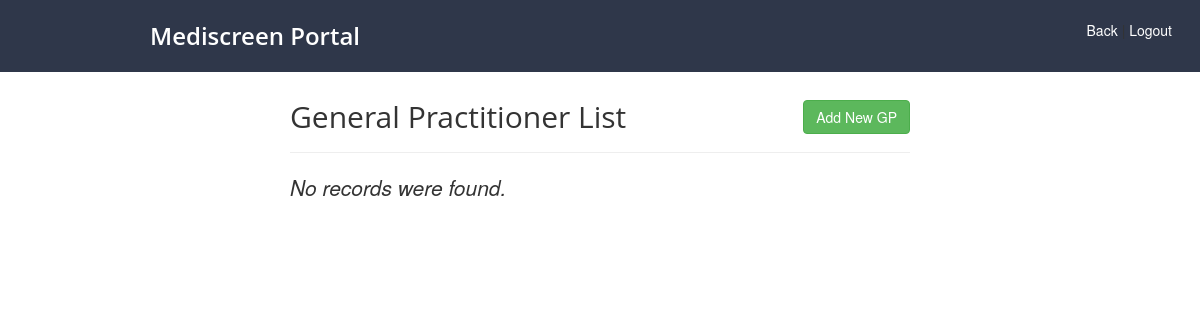
/scripts/ops/gp/list.php, run on an earlier commit of the app's database.
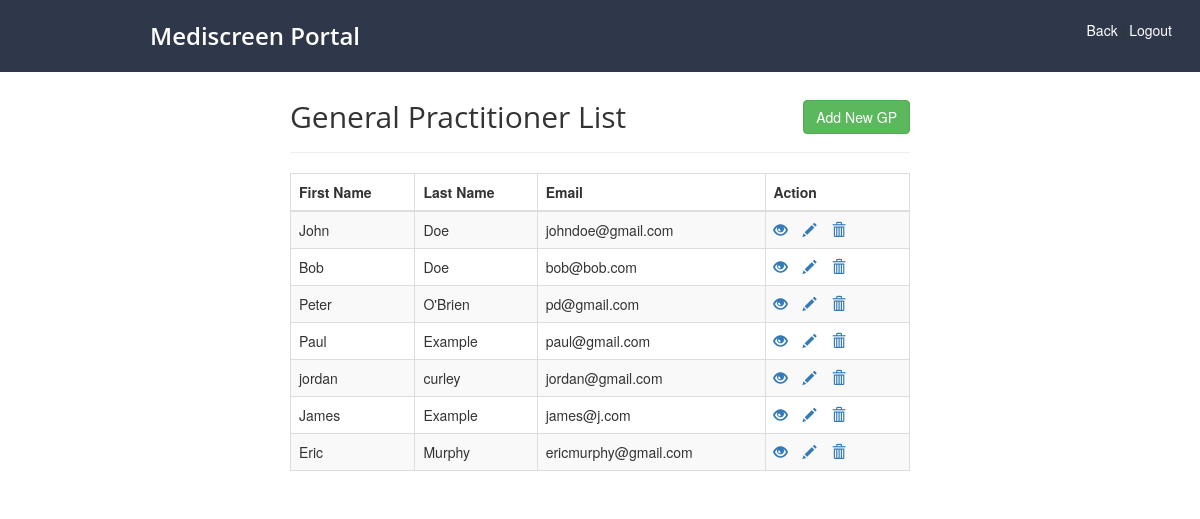
And on a later commit of the database.
### tables this page shows
CREATE TABLE `gp` (
  `first_name` varchar(255) NOT NULL,
  `last_name` varchar(255) NOT NULL,
  `phone_no` int(255) NOT NULL,
  `address1` varchar(255) NOT NULL,
  `address2` varchar(255) NOT NULL,
  `address3` varchar(255) NOT NULL,
  `email` varchar(255) NOT NULL,
  `password` varchar(255) NOT NULL
);

### scripts/ops/gp/list.php (the view, shortened to what this page needs)
<!DOCTYPE html>
<html lang="en">
<head>
    <link rel="stylesheet" href="https://maxcdn.bootstrapcdn.com/bootstrap/3.3.7/css/bootstrap.css">
	<link rel="stylesheet" href="/website/scripts/navstyle.css">
</head>
<body>
	<nav class="navbar2">
			<h1><a id="title" href="/website/dashboard.php">Mediscreen Portal</a></h1>
			<div class="nav">
			<ul class="re-log">
				<a href="#" onclick="history.go(-1)">Back</a> |
				<a href="scripts/logout.php">Logout</a>
			</ul>
			</div>
	</nav>
    <div class="wrapper">
        <div class="container-fluid">
            <div class="row">
                <div class="col-md-12">
                    <div class="page-header clearfix" style="margin-top: 10rem;">
                        <h2 class="pull-left">General Practitioner List</h2>
                        <a href="create.php" class="btn btn-success pull-right">Add New GP</a>
                    </div>
                    <?php
                    require_once __DIR__ . "/../../config.php";
                    $sql = "SELECT * FROM gp";
                    if($result = mysqli_query($conn, $sql)){
                        if(mysqli_num_rows($result) > 0){
                            echo "<table class='table table-bordered table-striped'>";
                                echo "<thead>";
                                    echo "<tr>";
                                        echo "<th>First Name</th>";
                                        echo "<th>Last Name</th>";
										echo "<th>Email</th>";
                                        echo "<th>Action</th>";
                                    echo "</tr>";
                                echo "</thead>";
                                echo "<tbody>";
                                while($row = mysqli_fetch_array($result)){
                                    echo "<tr>";
                                        echo "<td>" . $row['first_name'] . "</td>";
                                        echo "<td>" . $row['last_name'] . "</td>";
										echo "<td>" . $row['email'] . "</td>";
                                        echo "<td>";
                                            echo "<a href='read.php?email=". $row['email'] ."' title='View Record' data-toggle='tooltip'><span class='glyphicon glyphicon-eye-open'></span></a>";
                                            echo "<a href='update.php?email=". $row['email'] ."' title='Update Record' data-toggle='tooltip'><span class='glyphicon glyphicon-pencil'></span></a>";
                                            echo "<a href='delete.php?email=". $row['email'] ."' title='Delete Record' data-toggle='tooltip'><span class='glyphicon glyphicon-trash'></span></a>";
                                        echo "</td>";
                                    echo "</tr>";
                                }
                                echo "</tbody>";
                            echo "</table>";
                        } else{
                            echo "<p class='lead'><em>No records were found.</em></p>";
                        }
                    } else{
                        echo "ERROR: Could not able to execute $sql. " . mysqli_error($conn);
                    }
                    ?>
                </div>
            </div>
        </div>
    </div>
</body>
</html>

### scripts/navstyle.css (style rules this page uses)
.navbar2 { padding: 20px 20px 20px 150px; width: 100%; height: auto; background-color: #2F374A; overflow: auto; margin: 0; position: fixed; }
.navbar1 h1, .navbar2 h1 { font-family: 'Open Sans', sans-serif; font-size: 24px; font-style: normal; font-weight: 600; letter-spacing: normal; line-height: 32.2px; text-transform: none; color: #FFFFFF; }
.navbar1 a, .navbar2 a { text-decoration: none; color: white; }
ul, li { list-style-type: none; display: inline; text-align: center; padding-top: 5px; margin: 8px; }
.nav { float: right; display: inline-block; }
h1, .nav-links, .login { display: inline-block; margin: 0; }
h2 { font-family: 'Open Sans', sans-serif; }

### scripts/ops/gp/list.php (style rules this page uses)
.wrapper { width: 650px; margin: 0 auto; }
.page-header h2 { margin-top: 0; }
table tr td:last-child a { margin-right: 15px; }

What changed in the data, as far as the page shows it:
added gp: first_name "John", last_name "Doe", email "johndoe@gmail.com"
added gp: first_name "Bob", last_name "Doe", email "bob@bob.com"
added gp: first_name "Peter", last_name "O'Brien", email "pd@gmail.com"
added gp: first_name "Paul", last_name "Example", email "paul@gmail.com"
added gp: first_name "jordan", last_name "curley", email "jordan@gmail.com"
added gp: first_name "James", last_name "Example", email "james@j.com"
added gp: first_name "Eric", last_name "Murphy", email "ericmurphy@gmail.com"
Also different on the page:
text no longer shown: "No records were found."
text now shown: "First Name Last Name Email Action"
